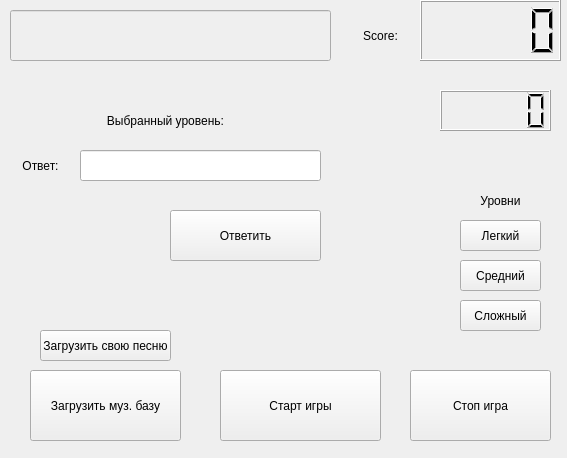
<?xml version="1.0" encoding="UTF-8"?>
<ui version="4.0">
 <class>MainWindow</class>
 <widget class="QMainWindow" name="MainWindow">
  <property name="geometry">
   <rect>
    <x>0</x>
    <y>0</y>
    <width>567</width>
    <height>458</height>
   </rect>
  </property>
  <property name="windowTitle">
   <string>MainWindow</string>
  </property>
  <widget class="QWidget" name="centralwidget">
   <widget class="QPushButton" name="start_btn">
    <property name="geometry">
     <rect>
      <x>220</x>
      <y>370</y>
      <width>161</width>
      <height>71</height>
     </rect>
    </property>
    <property name="styleSheet">
     <string notr="true">font: 75 14pt &quot;MS Shell Dlg 2&quot;;</string>
    </property>
    <property name="text">
     <string>Старт игры</string>
    </property>
   </widget>
   <widget class="QLabel" name="score">
    <property name="geometry">
     <rect>
      <x>340</x>
      <y>10</y>
      <width>81</width>
      <height>51</height>
     </rect>
    </property>
    <property name="styleSheet">
     <string notr="true">font: 75 14pt &quot;MS Shell Dlg 2&quot;;</string>
    </property>
    <property name="text">
     <string>Score:</string>
    </property>
    <property name="alignment">
     <set>Qt::AlignCenter</set>
    </property>
   </widget>
   <widget class="QPushButton" name="load_base">
    <property name="geometry">
     <rect>
      <x>30</x>
      <y>370</y>
      <width>151</width>
      <height>71</height>
     </rect>
    </property>
    <property name="styleSheet">
     <string notr="true">font: 75 10pt &quot;MS Shell Dlg 2&quot;;</string>
    </property>
    <property name="text">
     <string>Загрузить муз. базу</string>
    </property>
   </widget>
   <widget class="QLineEdit" name="answ_line">
    <property name="geometry">
     <rect>
      <x>80</x>
      <y>150</y>
      <width>241</width>
      <height>31</height>
     </rect>
    </property>
    <property name="styleSheet">
     <string notr="true">font: 75 11pt &quot;MS Shell Dlg 2&quot;;</string>
    </property>
    <property name="text">
     <string/>
    </property>
   </widget>
   <widget class="QLabel" name="answ_lb">
    <property name="geometry">
     <rect>
      <x>-10</x>
      <y>150</y>
      <width>101</width>
      <height>31</height>
     </rect>
    </property>
    <property name="layoutDirection">
     <enum>Qt::LeftToRight</enum>
    </property>
    <property name="styleSheet">
     <string notr="true">font: 75 14pt &quot;MS Shell Dlg 2&quot;;</string>
    </property>
    <property name="text">
     <string>Ответ:</string>
    </property>
    <property name="alignment">
     <set>Qt::AlignCenter</set>
    </property>
   </widget>
   <widget class="QPushButton" name="answ_btn">
    <property name="geometry">
     <rect>
      <x>170</x>
      <y>210</y>
      <width>151</width>
      <height>51</height>
     </rect>
    </property>
    <property name="styleSheet">
     <string notr="true">font: 75 14pt &quot;MS Shell Dlg 2&quot;;</string>
    </property>
    <property name="text">
     <string>Ответить</string>
    </property>
   </widget>
   <widget class="QLCDNumber" name="succs_sg">
    <property name="geometry">
     <rect>
      <x>420</x>
      <y>0</y>
      <width>141</width>
      <height>61</height>
     </rect>
    </property>
   </widget>
   <widget class="QLineEdit" name="verdict">
    <property name="enabled">
     <bool>false</bool>
    </property>
    <property name="geometry">
     <rect>
      <x>10</x>
      <y>10</y>
      <width>321</width>
      <height>51</height>
     </rect>
    </property>
    <property name="styleSheet">
     <string notr="true">font: 75 8pt &quot;MS Shell Dlg 2&quot;;</string>
    </property>
    <property name="text">
     <string/>
    </property>
    <property name="alignment">
     <set>Qt::AlignCenter</set>
    </property>
    <property name="readOnly">
     <bool>true</bool>
    </property>
   </widget>
   <widget class="QPushButton" name="easy_lvl_btn">
    <property name="geometry">
     <rect>
      <x>460</x>
      <y>220</y>
      <width>81</width>
      <height>31</height>
     </rect>
    </property>
    <property name="text">
     <string>Легкий</string>
    </property>
   </widget>
   <widget class="QPushButton" name="stop_btn">
    <property name="geometry">
     <rect>
      <x>410</x>
      <y>370</y>
      <width>141</width>
      <height>71</height>
     </rect>
    </property>
    <property name="styleSheet">
     <string notr="true">font: 75 14pt &quot;MS Shell Dlg 2&quot;;</string>
    </property>
    <property name="text">
     <string>Стоп игра</string>
    </property>
   </widget>
   <widget class="QPushButton" name="med_lvl_btn">
    <property name="geometry">
     <rect>
      <x>460</x>
      <y>260</y>
      <width>81</width>
      <height>31</height>
     </rect>
    </property>
    <property name="text">
     <string>Средний</string>
    </property>
   </widget>
   <widget class="QPushButton" name="hard_lvl_btn">
    <property name="geometry">
     <rect>
      <x>460</x>
      <y>300</y>
      <width>81</width>
      <height>31</height>
     </rect>
    </property>
    <property name="text">
     <string>Сложный</string>
    </property>
   </widget>
   <widget class="QLabel" name="label">
    <property name="geometry">
     <rect>
      <x>460</x>
      <y>190</y>
      <width>81</width>
      <height>21</height>
     </rect>
    </property>
    <property name="text">
     <string>Уровни</string>
    </property>
    <property name="alignment">
     <set>Qt::AlignCenter</set>
    </property>
   </widget>
   <widget class="QLCDNumber" name="timer_f">
    <property name="geometry">
     <rect>
      <x>440</x>
      <y>90</y>
      <width>111</width>
      <height>41</height>
     </rect>
    </property>
   </widget>
   <widget class="QLabel" name="sel_lvl">
    <property name="geometry">
     <rect>
      <x>20</x>
      <y>100</y>
      <width>291</width>
      <height>41</height>
     </rect>
    </property>
    <property name="styleSheet">
     <string notr="true">font: 75 12pt &quot;MS Shell Dlg 2&quot;;</string>
    </property>
    <property name="text">
     <string>Выбранный уровень:</string>
    </property>
    <property name="alignment">
     <set>Qt::AlignCenter</set>
    </property>
   </widget>
   <widget class="QPushButton" name="load_own_sg">
    <property name="geometry">
     <rect>
      <x>40</x>
      <y>330</y>
      <width>131</width>
      <height>31</height>
     </rect>
    </property>
    <property name="text">
     <string>Загрузить свою песню</string>
    </property>
   </widget>
   <widget class="QLabel" name="test_lb">
    <property name="geometry">
     <rect>
      <x>440</x>
      <y>150</y>
      <width>111</width>
      <height>41</height>
     </rect>
    </property>
    <property name="styleSheet">
     <string notr="true">font: 75 12pt &quot;MS Shell Dlg 2&quot;;</string>
    </property>
    <property name="text">
     <string/>
    </property>
   </widget>
  </widget>
 </widget>
 <resources/>
 <connections/>
</ui>
